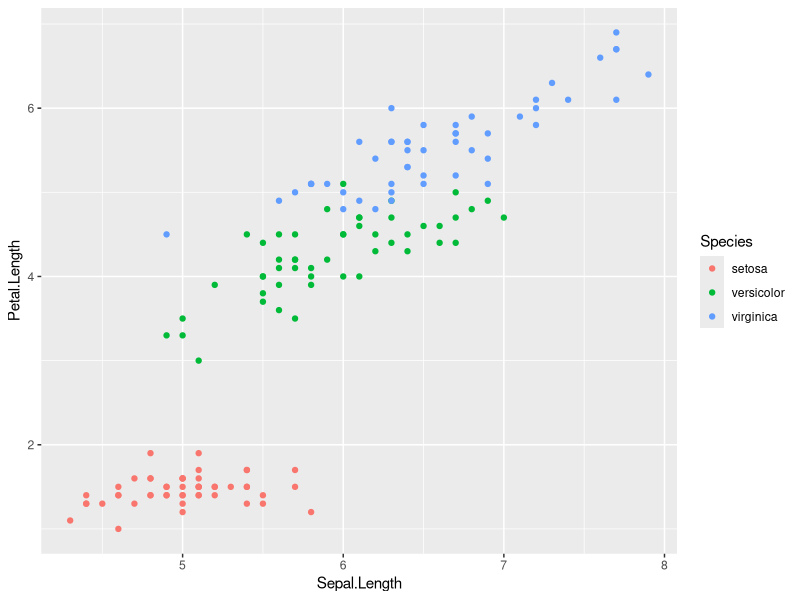
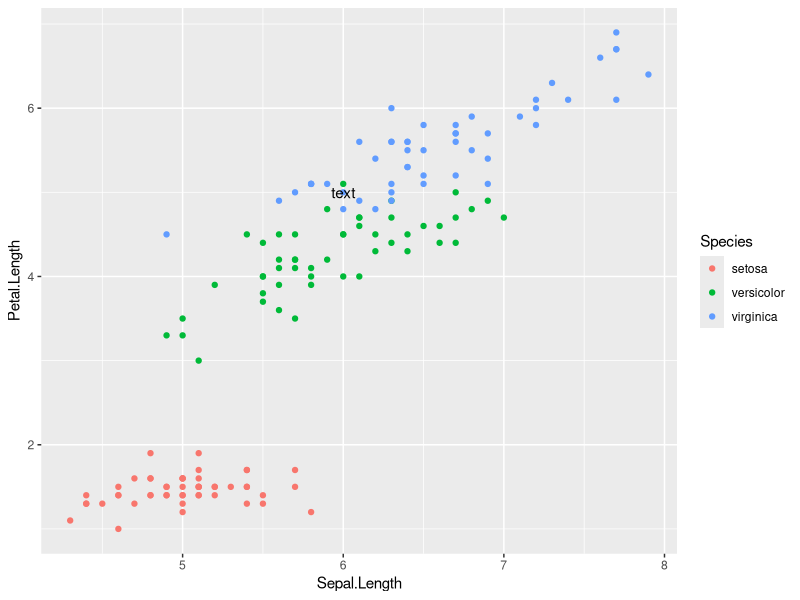
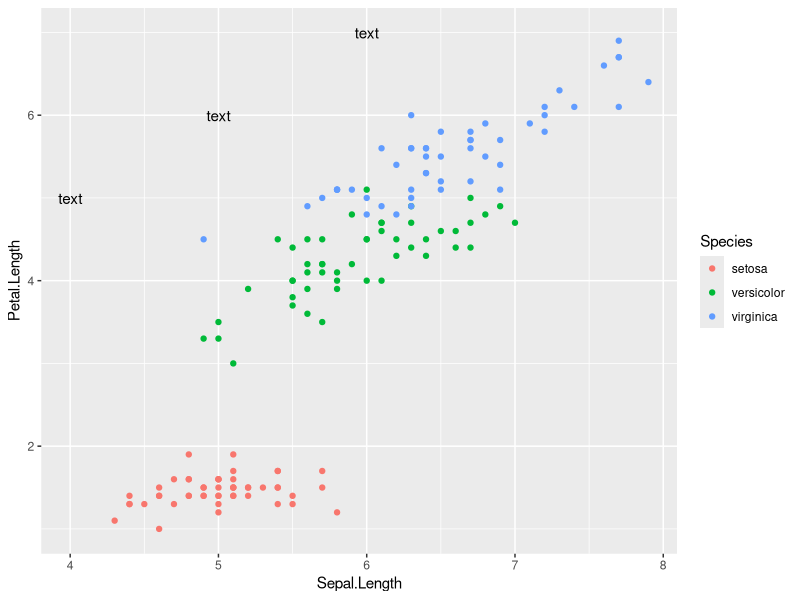
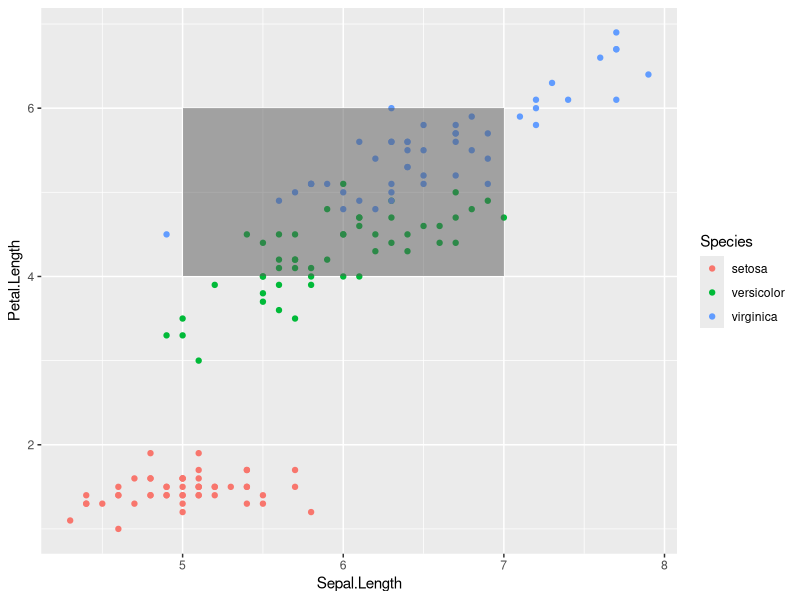
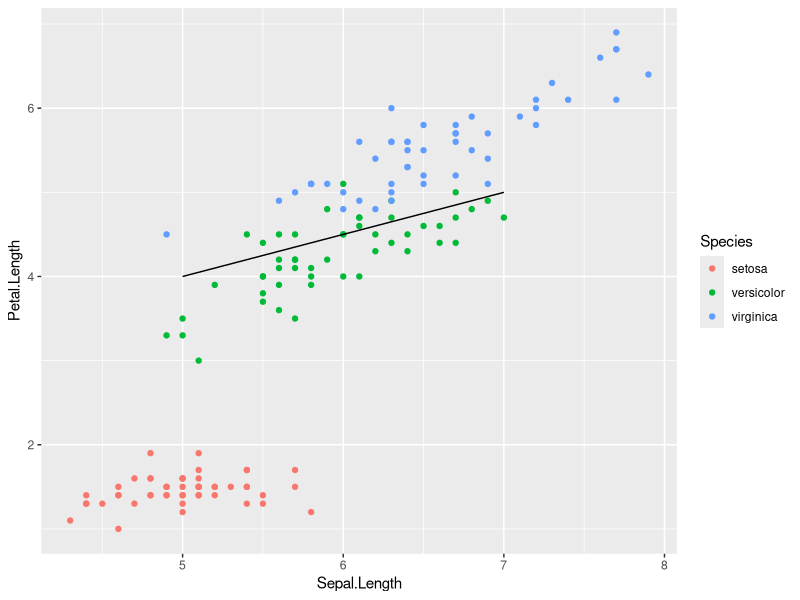

These figures' R source, in order:
# Load ggplot
library(ggplot2)

# Read in dataset
data(iris)

# Plot
p <- ggplot(iris, aes(Sepal.Length, Petal.Length, colour=Species)) + geom_point() 
p

# add text
p + annotate("text", x = 6, y = 5, label = "text")

# add repeat
p + annotate("text", x = 4:6, y = 5:7, label = "text")

# highlight an area
p + annotate("rect", xmin = 5, xmax = 7, ymin = 4, ymax = 6,
             alpha = .5)

# segment
p + annotate("segment", x = 5, xend = 7, y = 4, yend = 5,
             colour = "black")
